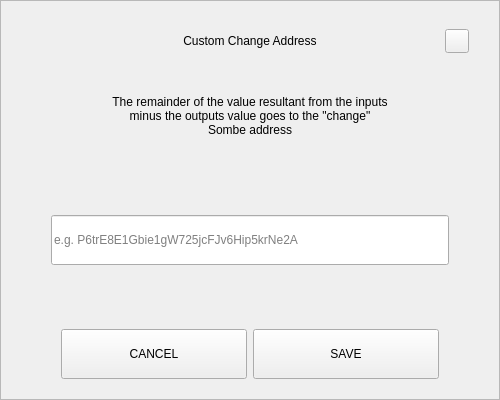
<?xml version="1.0" encoding="UTF-8"?>
<ui version="4.0">
 <class>SendChangeAddressDialog</class>
 <widget class="QDialog" name="SendChangeAddressDialog">
  <property name="geometry">
   <rect>
    <x>0</x>
    <y>0</y>
    <width>500</width>
    <height>400</height>
   </rect>
  </property>
  <property name="windowTitle">
   <string>Dialog</string>
  </property>
  <layout class="QVBoxLayout" name="verticalLayout">
   <property name="spacing">
    <number>0</number>
   </property>
   <property name="leftMargin">
    <number>0</number>
   </property>
   <property name="topMargin">
    <number>0</number>
   </property>
   <property name="rightMargin">
    <number>0</number>
   </property>
   <property name="bottomMargin">
    <number>0</number>
   </property>
   <item>
    <widget class="QFrame" name="frame">
     <property name="styleSheet">
      <string notr="true"/>
     </property>
     <property name="frameShape">
      <enum>QFrame::StyledPanel</enum>
     </property>
     <property name="frameShadow">
      <enum>QFrame::Raised</enum>
     </property>
     <layout class="QVBoxLayout" name="verticalLayout_2" stretch="0,0,0,0,0,0,0">
      <property name="spacing">
       <number>0</number>
      </property>
      <property name="leftMargin">
       <number>30</number>
      </property>
      <property name="topMargin">
       <number>20</number>
      </property>
      <property name="rightMargin">
       <number>30</number>
      </property>
      <property name="bottomMargin">
       <number>20</number>
      </property>
      <item>
       <layout class="QHBoxLayout" name="horizontalLayout_3">
        <property name="spacing">
         <number>0</number>
        </property>
        <item>
         <spacer name="horizontalSpacer_2">
          <property name="orientation">
           <enum>Qt::Horizontal</enum>
          </property>
          <property name="sizeHint" stdset="0">
           <size>
            <width>40</width>
            <height>20</height>
           </size>
          </property>
         </spacer>
        </item>
        <item>
         <widget class="QLabel" name="labelTitle">
          <property name="minimumSize">
           <size>
            <width>0</width>
            <height>40</height>
           </size>
          </property>
          <property name="maximumSize">
           <size>
            <width>16777215</width>
            <height>40</height>
           </size>
          </property>
          <property name="styleSheet">
           <string notr="true">padding-left:24px;</string>
          </property>
          <property name="text">
           <string>Custom Change Address</string>
          </property>
          <property name="alignment">
           <set>Qt::AlignCenter</set>
          </property>
          <property name="margin">
           <number>7</number>
          </property>
         </widget>
        </item>
        <item>
         <spacer name="horizontalSpacer">
          <property name="orientation">
           <enum>Qt::Horizontal</enum>
          </property>
          <property name="sizeHint" stdset="0">
           <size>
            <width>40</width>
            <height>20</height>
           </size>
          </property>
         </spacer>
        </item>
        <item>
         <widget class="QPushButton" name="btnEsc">
          <property name="minimumSize">
           <size>
            <width>24</width>
            <height>24</height>
           </size>
          </property>
          <property name="maximumSize">
           <size>
            <width>24</width>
            <height>24</height>
           </size>
          </property>
          <property name="focusPolicy">
           <enum>Qt::NoFocus</enum>
          </property>
          <property name="text">
           <string/>
          </property>
         </widget>
        </item>
       </layout>
      </item>
      <item>
       <spacer name="verticalSpacer_2">
        <property name="orientation">
         <enum>Qt::Vertical</enum>
        </property>
        <property name="sizeType">
         <enum>QSizePolicy::Fixed</enum>
        </property>
        <property name="sizeHint" stdset="0">
         <size>
          <width>20</width>
          <height>20</height>
         </size>
        </property>
       </spacer>
      </item>
      <item alignment="Qt::AlignHCenter">
       <widget class="QLabel" name="labelMessage">
        <property name="minimumSize">
         <size>
          <width>0</width>
          <height>70</height>
         </size>
        </property>
        <property name="text">
         <string>The remainder of the value resultant from the inputs minus the outputs value goes to the &quot;change&quot; Sombe address</string>
        </property>
        <property name="alignment">
         <set>Qt::AlignCenter</set>
        </property>
        <property name="wordWrap">
         <bool>true</bool>
        </property>
       </widget>
      </item>
      <item>
       <spacer name="verticalSpacer_3">
        <property name="orientation">
         <enum>Qt::Vertical</enum>
        </property>
        <property name="sizeHint" stdset="0">
         <size>
          <width>20</width>
          <height>40</height>
         </size>
        </property>
       </spacer>
      </item>
      <item>
       <layout class="QHBoxLayout" name="horizontalLayout_2">
        <property name="spacing">
         <number>0</number>
        </property>
        <property name="leftMargin">
         <number>20</number>
        </property>
        <property name="rightMargin">
         <number>20</number>
        </property>
        <item>
         <widget class="QLineEdit" name="lineEditAddress">
          <property name="minimumSize">
           <size>
            <width>0</width>
            <height>50</height>
           </size>
          </property>
          <property name="placeholderText">
           <string notr="true">e.g. P6trE8E1Gbie1gW725jcFJv6Hip5krNe2A </string>
          </property>
         </widget>
        </item>
       </layout>
      </item>
      <item>
       <spacer name="verticalSpacer">
        <property name="orientation">
         <enum>Qt::Vertical</enum>
        </property>
        <property name="sizeHint" stdset="0">
         <size>
          <width>20</width>
          <height>40</height>
         </size>
        </property>
       </spacer>
      </item>
      <item>
       <layout class="QHBoxLayout" name="horizontalLayout" stretch="2,2">
        <property name="spacing">
         <number>6</number>
        </property>
        <property name="leftMargin">
         <number>30</number>
        </property>
        <property name="rightMargin">
         <number>30</number>
        </property>
        <item>
         <widget class="QPushButton" name="btnCancel">
          <property name="minimumSize">
           <size>
            <width>180</width>
            <height>50</height>
           </size>
          </property>
          <property name="focusPolicy">
           <enum>Qt::NoFocus</enum>
          </property>
          <property name="text">
           <string>CANCEL</string>
          </property>
         </widget>
        </item>
        <item>
         <widget class="QPushButton" name="btnSave">
          <property name="minimumSize">
           <size>
            <width>180</width>
            <height>50</height>
           </size>
          </property>
          <property name="focusPolicy">
           <enum>Qt::NoFocus</enum>
          </property>
          <property name="text">
           <string>SAVE</string>
          </property>
         </widget>
        </item>
       </layout>
      </item>
     </layout>
    </widget>
   </item>
  </layout>
 </widget>
 <resources/>
 <connections/>
</ui>
